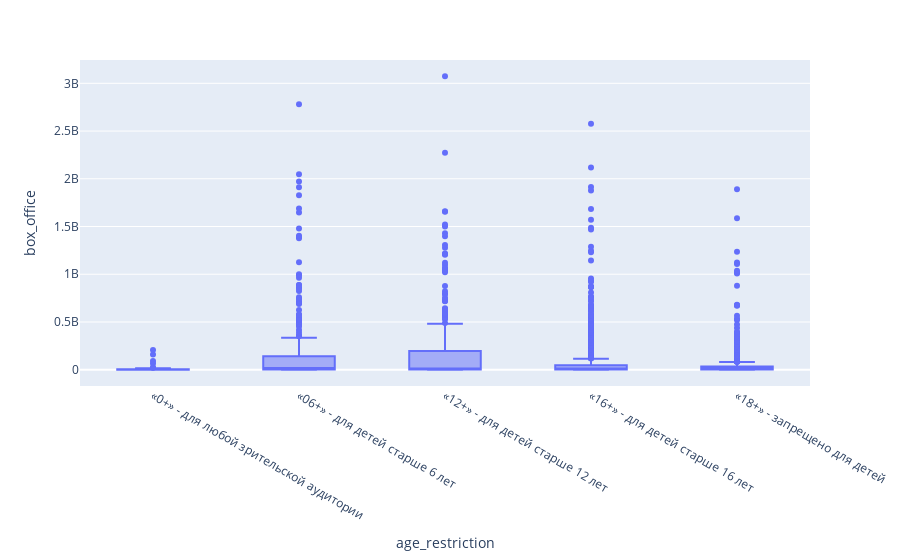

Source (notebook cell):
### Code cell
fig = px.box(df.sort_values(by='age_restriction'), x='age_restriction', y='box_office', hover_name='title')
fig.show()
del fig

### Figure 1 — Plotly figure (JSON) as saved in the notebook; plotly's stock layout.template omitted (floating-point values rounded to 4 significant figures; data arrays with more than 128 entries replaced by an {"elided": "..."} marker saying what was removed)
{"data": [{"alignmentgroup": "True", "hovertemplate": "<b>%{hovertext}</b><br><br>age_restriction=%{x}<br>box_office=%{y}<extra></extra>", "hovertext": {"elided": "2138 str values"}, "legendgroup": "", "marker": {"color": "#636efa"}, "name": "", "notched": false, "offsetgroup": "", "orientation": "v", "showlegend": false, "type": "box", "x": {"elided": "2138 str values"}, "x0": " ", "xaxis": "x", "y": {"elided": "2138 float values"}, "y0": " ", "yaxis": "y"}], "layout": {"boxmode": "group", "legend": {"tracegroupgap": 0}, "margin": {"t": 60}, "xaxis": {"anchor": "y", "domain": [0, 1], "title": {"text": "age_restriction"}}, "yaxis": {"anchor": "x", "domain": [0, 1], "title": {"text": "box_office"}}}}
